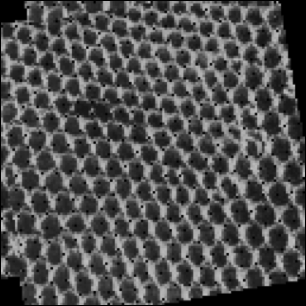
#> input picture Images/Chapter3/Input/fence.png, 306 x 306 px, found by its file name
$ python MedianFilter.py
#> lines starting #> are read from the running program, lines starting #| are printed output that depends on the picture
### Modules/ImageUtilities.py
'''
Feature Extraction and Image Processing
Mark S. Nixon & Alberto S. Aguado
http://www.southampton.ac.uk/~msn/book/
ImageUtilities: Helper module to support image read, create, show and write
                Uses PIL and numpy to work with arrays containing image data
'''

# Image load by using PIL
from PIL import Image

# Array to store image data
from numpy import array, zeros, amax, amin, clip

# Show an image
from matplotlib.pyplot import imshow
import matplotlib.pyplot as plt

# Read an image returning an array with 3 color components
# [18 lines left out: functions imageReadRGB, imageReadRGBF, not called in this run]

# Read an image returning an array with 1 component
def imageReadL(fileName):
    inputImage = Image.open(fileName)
#> inputImage is the input picture: PIL image 306x306 RGBA; mean R, G, B, A 79.9, 79.9, 79.9, 255
    width, height = inputImage.size
#> width = 306; height = 306

    inputArray = array(inputImage)
    outputArray = zeros((height, width), dtype='uint8')

    # Combine pixel values, for each row and column
    for y in range(0, height):
        for x in range(0, width):
            rgb = inputArray[y,x]
            outputArray[y,x] = (int(rgb[0]) + int(rgb[1]) + int(rgb[2])) / 3

    return outputArray, width, height

# Save a image containing float as a gray level image
# [37 lines left out: functions imageSaveF, imageSaveL, imageSaveRGB, createImageRGB, not called in this run]

# Create a zero array with a color components
def createImageL(width, height):
    outputArray = zeros((height, width), dtype='uint8')

    return outputArray

# Create a zero array two float components
# [104 lines left out: functions createImageUV, createImage2I, createImageF, createImageNF, createImageFromDataF, createScaleImageL and 5 more, not called in this run]

# Show an array containing image data
def showImageL(image):
    # Create output and show
    outputImage = Image.fromarray(image, 'L')
    outputImage.show()

# Show an array containing image data
# [76 lines left out: functions showImageF, plotImageRGB, plotImageRGBF, plotImageL, plotImageF, not called in this run]

### ExamplesPython_3.12.8/Chapter3/MedianFilter.py
'''
Feature Extraction and Image Processing
Mark S. Nixon & Alberto S. Aguado
http://www.southampton.ac.uk/~msn/book/
Chapter 3
MedianFilter: Noise reduction by median filter
'''

# Set up modules path
# It can also be set in sys variables
import os
import sys
sys.path.append(os.path.join(os.path.dirname(__file__), "../../Modules"))

# Module functions
from ImageUtilities import imageReadL, showImageL, createImageL

# Iteration
from timeit import itertools

'''
Parameters:
    pathToDir = Input image directory
    imageName = Input image name
    kernelSize = Size of the kernel
'''
pathToDir = os.path.join(os.path.dirname(__file__), "../../Images/Chapter3/Input/")
imageName = "Fence.png"
kernelSize = 5

# Read image into array
inputImage, width, height  = imageReadL(pathToDir + imageName)
#> width = 306; height = 306

# Show input image
showImageL(inputImage)

# Create images to store the result
outputImage = createImageL(width, height)
#> outputImage: shape (306, 306); every value is 0

# Apply filter
kernelCentre = int((kernelSize - 1) / 2)
for x,y in itertools.product(range(0, width), range(0, height)):
    region = [ ]
    for wx,wy in itertools.product(range(0, kernelSize), range(0, kernelSize)):

        posY = y + wy - kernelCentre
        posX = x + wx - kernelCentre

        if posY > -1 and posY <  height and  posX > -1 and posX <  width:
            region.append(inputImage[posY,posX])

    numPixels = len(region)
    if  numPixels > 0:
        region.sort()
        outputImage[y,x] = region[int(numPixels/2)]
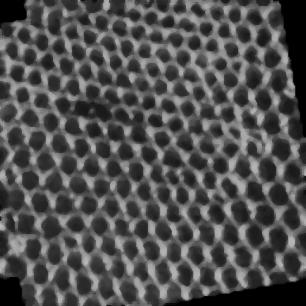
#> outputImage: shape (306, 306); min 0, max 188, mean 79.9

# Show output image
showImageL(outputImage)

$ run again, with Images/Chapter3/Input/Giraffe.png copied over Images/Chapter3/Input/fence.png
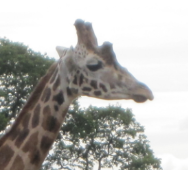
#> input picture Images/Chapter3/Input/Giraffe.png, 188 x 170 px, found by its file name
#> in imageReadL, inputImage is the input picture: PIL image 188x170 RGB; mean R, G, B 179, 177.8, 174.1
#> `inputImage, width, height  = imageReadL(pathToDir + imageName)`: width = 188; height = 170
#> after the loop `for x,y in itertools.product(range(0, width), range(0, height)):`:
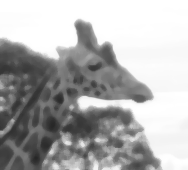
#> outputImage: shape (170, 188); min 39, max 255, mean 176

$ run again, with Images/Chapter3/Input/Horse.png copied over Images/Chapter3/Input/fence.png
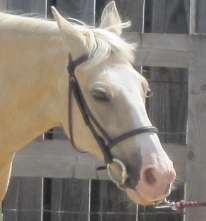
#> input picture Images/Chapter3/Input/Horse.png, 206 x 221 px, found by its file name
#> in imageReadL, inputImage is the input picture: PIL image 206x221 RGB; mean R, G, B 134.5, 126.5, 116.8
#> after the loop in imageReadL, `for y in range(0, height):`:
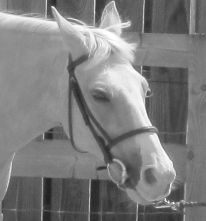
#> outputArray: shape (221, 206); min 30, max 255, mean 125.6
#> `inputImage, width, height  = imageReadL(pathToDir + imageName)`: width = 206; height = 221
#> after the loop `for x,y in itertools.product(range(0, width), range(0, height)):`:
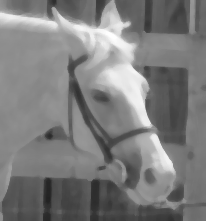
#> outputImage: shape (221, 206); min 34, max 254, mean 124.9
